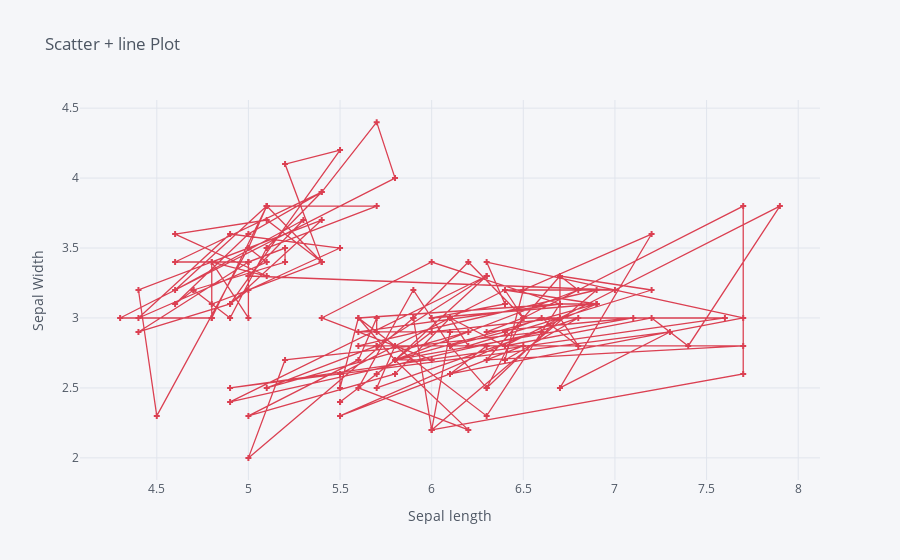

Source (notebook cell):
### Markdown cell above
###
## scatter plot, passing parametres
- modes we can use: markers, markers + lines, lines, markers + texts
- symbols we can use: circle, square, triangle-up, triangle-down, diamond, cross

###

### Code cell
a = sns.load_dataset('iris')
a.iplot( x = 'sepal_length', y = 'sepal_width', color = 'red', mode = 'markers + lines', size = 5, title = 'Scatter + line Plot', xTitle = 'Sepal length', yTitle = 'Sepal Width', symbol = 'cross')

### Figure 1 — Plotly figure (JSON) as saved in the notebook; plotly's stock layout.template omitted (floating-point values rounded to 4 significant figures; data arrays with more than 128 entries replaced by an {"elided": "..."} marker saying what was removed)
{"data": [{"line": {"color": "rgba(219, 64, 82, 1.0)", "dash": "solid", "shape": "linear", "width": 1.3}, "marker": {"size": 5, "symbol": "cross"}, "mode": "markers+lines", "name": "sepal_width", "text": "", "type": "scatter", "x": {"elided": "150 float values"}, "y": {"elided": "150 float values"}}], "layout": {"legend": {"bgcolor": "#F5F6F9", "font": {"color": "#4D5663"}}, "paper_bgcolor": "#F5F6F9", "plot_bgcolor": "#F5F6F9", "title": {"font": {"color": "#4D5663"}, "text": "Scatter + line Plot"}, "xaxis": {"gridcolor": "#E1E5ED", "showgrid": true, "tickfont": {"color": "#4D5663"}, "title": {"font": {"color": "#4D5663"}, "text": "Sepal length"}, "zerolinecolor": "#E1E5ED"}, "yaxis": {"gridcolor": "#E1E5ED", "showgrid": true, "tickfont": {"color": "#4D5663"}, "title": {"font": {"color": "#4D5663"}, "text": "Sepal Width"}, "zerolinecolor": "#E1E5ED"}}}
